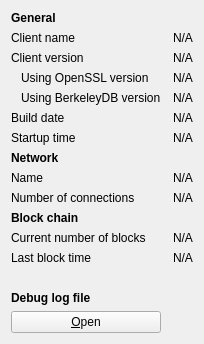
     <widget class="QWidget" name="tab_info">
      <attribute name="title">
       <string>&amp;Information</string>
      </attribute>
      <layout class="QGridLayout" name="gridLayout" columnstretch="0,0">
       <property name="horizontalSpacing">
        <number>12</number>
       </property>
       <item row="0" column="0">
        <widget class="QLabel" name="generalHeader">
         <property name="font">
          <font>
           <weight>75</weight>
           <bold>true</bold>
          </font>
         </property>
         <property name="text">
          <string>General</string>
         </property>
        </widget>
       </item>
       <item row="1" column="0">
        <widget class="QLabel" name="clientNameLabel">
         <property name="text">
          <string>Client name</string>
         </property>
        </widget>
       </item>
       <item row="1" column="1">
        <widget class="QLabel" name="clientName">
         <property name="cursor">
          <cursorShape>IBeamCursor</cursorShape>
         </property>
         <property name="text">
          <string>N/A</string>
         </property>
         <property name="textFormat">
          <enum>Qt::PlainText</enum>
         </property>
         <property name="textInteractionFlags">
          <set>Qt::LinksAccessibleByMouse|Qt::TextSelectableByKeyboard|Qt::TextSelectableByMouse</set>
         </property>
        </widget>
       </item>
       <item row="2" column="0">
        <widget class="QLabel" name="clientVersionLabel">
         <property name="text">
          <string>Client version</string>
         </property>
        </widget>
       </item>
       <item row="2" column="1">
        <widget class="QLabel" name="clientVersion">
         <property name="cursor">
          <cursorShape>IBeamCursor</cursorShape>
         </property>
         <property name="text">
          <string>N/A</string>
         </property>
         <property name="textFormat">
          <enum>Qt::PlainText</enum>
         </property>
         <property name="textInteractionFlags">
          <set>Qt::LinksAccessibleByMouse|Qt::TextSelectableByKeyboard|Qt::TextSelectableByMouse</set>
         </property>
        </widget>
       </item>
       <item row="3" column="0">
        <widget class="QLabel" name="openSSLVersionLabel">
         <property name="text">
          <string>Using OpenSSL version</string>
         </property>
         <property name="indent">
          <number>10</number>
         </property>
        </widget>
       </item>
       <item row="3" column="1">
        <widget class="QLabel" name="openSSLVersion">
         <property name="cursor">
          <cursorShape>IBeamCursor</cursorShape>
         </property>
         <property name="text">
          <string>N/A</string>
         </property>
         <property name="textFormat">
          <enum>Qt::PlainText</enum>
         </property>
         <property name="textInteractionFlags">
          <set>Qt::LinksAccessibleByMouse|Qt::TextSelectableByKeyboard|Qt::TextSelectableByMouse</set>
         </property>
        </widget>
       </item>
       <item row="4" column="0">
        <widget class="QLabel" name="berkeleyDBVersionLabel">
         <property name="text">
          <string>Using BerkeleyDB version</string>
         </property>
         <property name="indent">
          <number>10</number>
         </property>
        </widget>
       </item>
       <item row="4" column="1">
        <widget class="QLabel" name="berkeleyDBVersion">
         <property name="cursor">
          <cursorShape>IBeamCursor</cursorShape>
         </property>
         <property name="text">
          <string>N/A</string>
         </property>
         <property name="textFormat">
          <enum>Qt::PlainText</enum>
         </property>
         <property name="textInteractionFlags">
          <set>Qt::LinksAccessibleByMouse|Qt::TextSelectableByKeyboard|Qt::TextSelectableByMouse</set>
         </property>
        </widget>
       </item>
       <item row="5" column="0">
        <widget class="QLabel" name="buildDateLabel">
         <property name="text">
          <string>Build date</string>
         </property>
        </widget>
       </item>
       <item row="5" column="1">
        <widget class="QLabel" name="buildDate">
         <property name="cursor">
          <cursorShape>IBeamCursor</cursorShape>
         </property>
         <property name="text">
          <string>N/A</string>
         </property>
         <property name="textFormat">
          <enum>Qt::PlainText</enum>
         </property>
         <property name="textInteractionFlags">
          <set>Qt::LinksAccessibleByMouse|Qt::TextSelectableByKeyboard|Qt::TextSelectableByMouse</set>
         </property>
        </widget>
       </item>
       <item row="6" column="0">
        <widget class="QLabel" name="startupTimeLabel">
         <property name="text">
          <string>Startup time</string>
         </property>
        </widget>
       </item>
       <item row="6" column="1">
        <widget class="QLabel" name="startupTime">
         <property name="cursor">
          <cursorShape>IBeamCursor</cursorShape>
         </property>
         <property name="text">
          <string>N/A</string>
         </property>
         <property name="textFormat">
          <enum>Qt::PlainText</enum>
         </property>
         <property name="textInteractionFlags">
          <set>Qt::LinksAccessibleByMouse|Qt::TextSelectableByKeyboard|Qt::TextSelectableByMouse</set>
         </property>
        </widget>
       </item>
       <item row="7" column="0">
        <widget class="QLabel" name="networkHeader">
         <property name="font">
          <font>
           <weight>75</weight>
           <bold>true</bold>
          </font>
         </property>
         <property name="text">
          <string>Network</string>
         </property>
        </widget>
       </item>
       <item row="8" column="0">
        <widget class="QLabel" name="networkNameLabel">
         <property name="text">
          <string>Name</string>
         </property>
        </widget>
       </item>
       <item row="8" column="1">
        <widget class="QLabel" name="networkName">
         <property name="cursor">
          <cursorShape>IBeamCursor</cursorShape>
         </property>
         <property name="text">
          <string>N/A</string>
         </property>
         <property name="textFormat">
          <enum>Qt::PlainText</enum>
         </property>
         <property name="textInteractionFlags">
          <set>Qt::LinksAccessibleByMouse|Qt::TextSelectableByKeyboard|Qt::TextSelectableByMouse</set>
         </property>
        </widget>
       </item>
       <item row="9" column="0">
        <widget class="QLabel" name="numberOfConnectionsLabel">
         <property name="text">
          <string>Number of connections</string>
         </property>
        </widget>
       </item>
       <item row="9" column="1">
        <widget class="QLabel" name="numberOfConnections">
         <property name="cursor">
          <cursorShape>IBeamCursor</cursorShape>
         </property>
         <property name="text">
          <string>N/A</string>
         </property>
         <property name="textFormat">
          <enum>Qt::PlainText</enum>
         </property>
         <property name="textInteractionFlags">
          <set>Qt::LinksAccessibleByMouse|Qt::TextSelectableByKeyboard|Qt::TextSelectableByMouse</set>
         </property>
        </widget>
       </item>
       <item row="11" column="0">
        <widget class="QLabel" name="blockchainHeader">
         <property name="font">
          <font>
           <weight>75</weight>
           <bold>true</bold>
          </font>
         </property>
         <property name="text">
          <string>Block chain</string>
         </property>
        </widget>
       </item>
       <item row="12" column="0">
        <widget class="QLabel" name="numberOfBlocksLabel">
         <property name="text">
          <string>Current number of blocks</string>
         </property>
        </widget>
       </item>
       <item row="12" column="1">
        <widget class="QLabel" name="numberOfBlocks">
         <property name="cursor">
          <cursorShape>IBeamCursor</cursorShape>
         </property>
         <property name="text">
          <string>N/A</string>
         </property>
         <property name="textFormat">
          <enum>Qt::PlainText</enum>
         </property>
         <property name="textInteractionFlags">
          <set>Qt::LinksAccessibleByMouse|Qt::TextSelectableByKeyboard|Qt::TextSelectableByMouse</set>
         </property>
        </widget>
       </item>
       <item row="13" column="0">
        <widget class="QLabel" name="lastBlockTimeLabel">
         <property name="text">
          <string>Last block time</string>
         </property>
        </widget>
       </item>
       <item row="13" column="1">
        <widget class="QLabel" name="lastBlockTime">
         <property name="cursor">
          <cursorShape>IBeamCursor</cursorShape>
         </property>
         <property name="text">
          <string>N/A</string>
         </property>
         <property name="textFormat">
          <enum>Qt::PlainText</enum>
         </property>
         <property name="textInteractionFlags">
          <set>Qt::LinksAccessibleByMouse|Qt::TextSelectableByKeyboard|Qt::TextSelectableByMouse</set>
         </property>
        </widget>
       </item>
       <item row="14" column="0">
        <spacer name="verticalSpacer_2">
         <property name="orientation">
          <enum>Qt::Vertical</enum>
         </property>
         <property name="sizeHint" stdset="0">
          <size>
           <width>20</width>
           <height>20</height>
          </size>
         </property>
        </spacer>
       </item>
       <item row="15" column="0">
        <widget class="QLabel" name="debugLogFileHeader">
         <property name="font">
          <font>
           <weight>75</weight>
           <bold>true</bold>
          </font>
         </property>
         <property name="text">
          <string>Debug log file</string>
         </property>
        </widget>
       </item>
       <item row="16" column="0">
        <widget class="QPushButton" name="openDebugLogfileButton">
         <property name="toolTip">
          <string>Open the rTw debug log file from the current data directory. This can take a few seconds for large log files.</string>
         </property>
         <property name="text">
          <string>&amp;Open</string>
         </property>
         <property name="autoDefault">
          <bool>false</bool>
         </property>
        </widget>
       </item>
      </layout>
     </widget>
